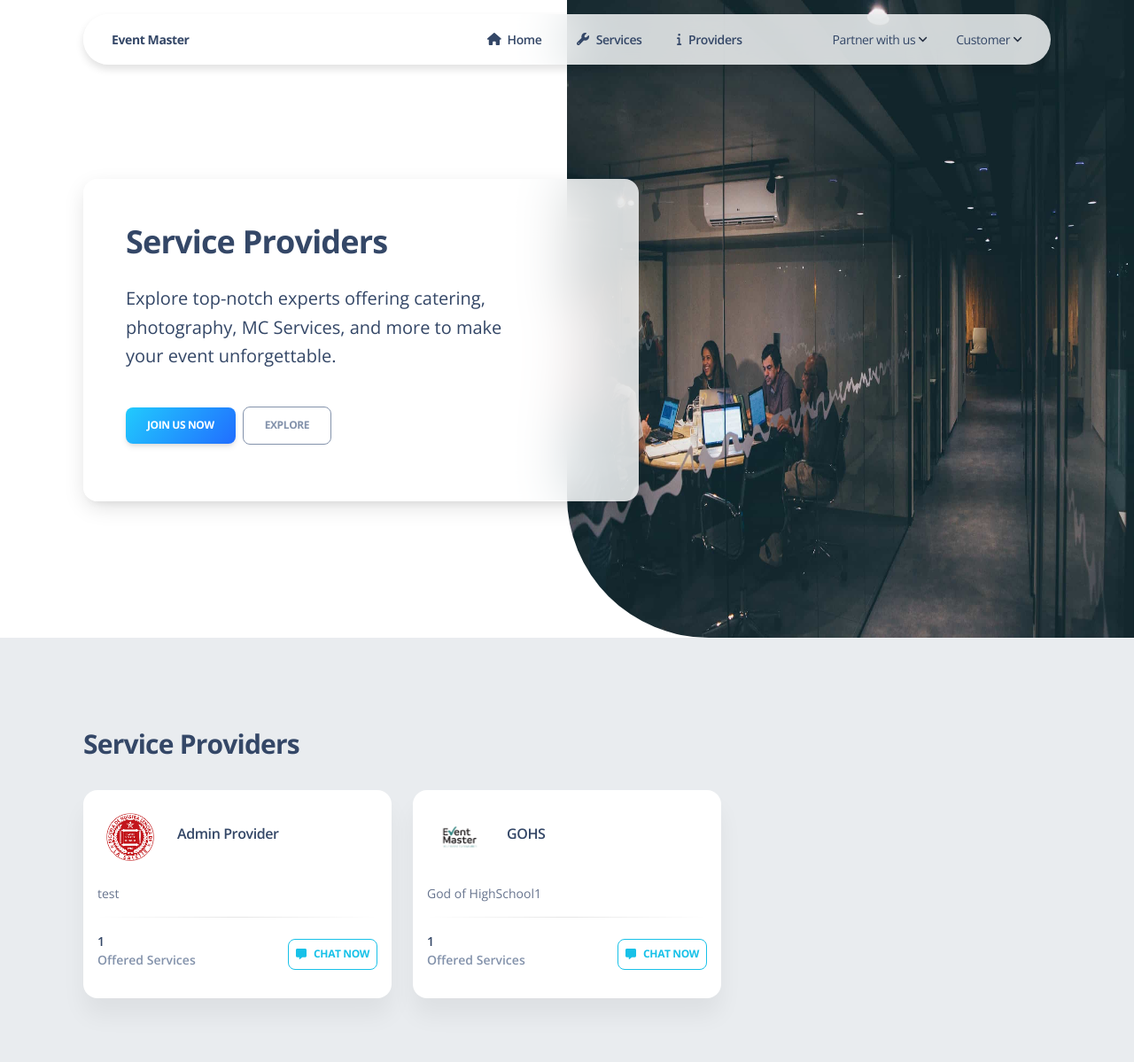
Page /providers/ on the committed database.
### base/models.py (models this page shows, shortened)
class ServiceProvider(models.Model):
    user = models.OneToOneField(User, on_delete=models.CASCADE)
    name = models.CharField(max_length=100)
    logo = models.FileField(upload_to='service_providers', null = True, blank = True, default='/default_logo2.jpg')
    desc = models.TextField(max_length=500, null = True, blank = True)
    contact_number = models.CharField(max_length=11, null = True, blank = True)
    address = models.CharField(max_length=255, null = True, blank = True)

### base/views.py (the view)
# urls.py: path('providers/', views.providers, name='providers'),
def providers(request):
    providers = ServiceProvider.objects.annotate(service_count=Count('services')).all()
    context = {
        'providers': providers
    }
    return render(request, 'base/providers.html', context)

### base/templates/base/providers.html (shortened to what this page needs)
{% extends 'base/layout.html' %}
{% block content %}
<header class="header-rounded-images">
    <div class="page-header min-vh-90">
      <img class="position-absolute fixed-top ms-auto w-50 h-100 z-index-0 d-none d-sm-none d-md-block border-radius-section border-top-end-radius-0 border-top-start-radius-0 border-bottom-end-radius-0" src="/static/assets/img/office-dark.jpg" alt="image" loading="lazy">
      <div class="container">
        <div class="row">
          <div class="col-lg-7 d-flex">
            <div class="card card-body blur text-md-start text-center px-sm-5 shadow-lg mt-sm-5 py-sm-5">
              <h2 class="text-dark mb-4">Service Providers</h2>
              <p class="lead text-dark pe-md-5 me-md-5">
                Explore top-notch experts offering catering, photography, MC Services, and more to make your event unforgettable.
              </p>
              <div class="buttons">
                <a href="{% url 'provider-register' %}" type="button" class="btn bg-gradient-info mt-4">Join us now</button>
                <a href="#explore" type="button" class="btn btn-outline-secondary mt-4 ms-2">Explore</a>
              </div>
            </div>
          </div>
        </div>
      </div>
    </div>
</header>
  <section class="py-5 bg-gray-200" id="explore">
    <div class="container">
      <div class="row">
        <div class="col-md-8 me-auto text-start">
            <br>
            <br>
          <h3>Service Providers</h3>
        </div>
      </div>
      <div class="row mt-lg-4 mt-2">
        {% for sp in providers %}
        <div class="col-lg-4 col-md-6 mb-4">
          <div class="card">
            <div class="card-body p-3">
              <div class="d-flex">
                <div class="avatar avatar-xl border-radius-md p-2">
                  <img src="{{ sp.logo.url }}">
                </div>
                <div class="ms-3 my-auto">
                  <a href="{% url 'service-provider' sp.user.id %}"><h6>{{ sp.name }}</h6></a>
                </div>
              </div>
              <p class="text-sm mt-3">{{ sp.desc }}</p>
              <hr class="horizontal dark">
              <div class="row">
                <div class="col-6">
                  <h6 class="text-sm mb-0">{{ sp.service_count }}</h6>
                  <p class="text-secondary text-sm font-weight-bold mb-0">Offered Services</p>
                </div>
                <div class="col-6 text-end">
                  <a href="{% url 'start-chat' sp.user %}" class="btn btn-sm btn-outline-info mt-2 p-2"><i class="fa fa-message me-2" style="font-size: 12px"></i>Chat Now</a>
                </div>
              </div>
            </div>
          </div>
        </div>
      {% endfor %}
      </div>
    </div>
</section>
{% endblock %}

### rows in the picture
ServiceProvider: logo (picture), name "Admin Provider", desc "test", service_count "1"
ServiceProvider: logo (placeholder picture), name "GOHS", desc "God of HighSchool1", service_count "1"
